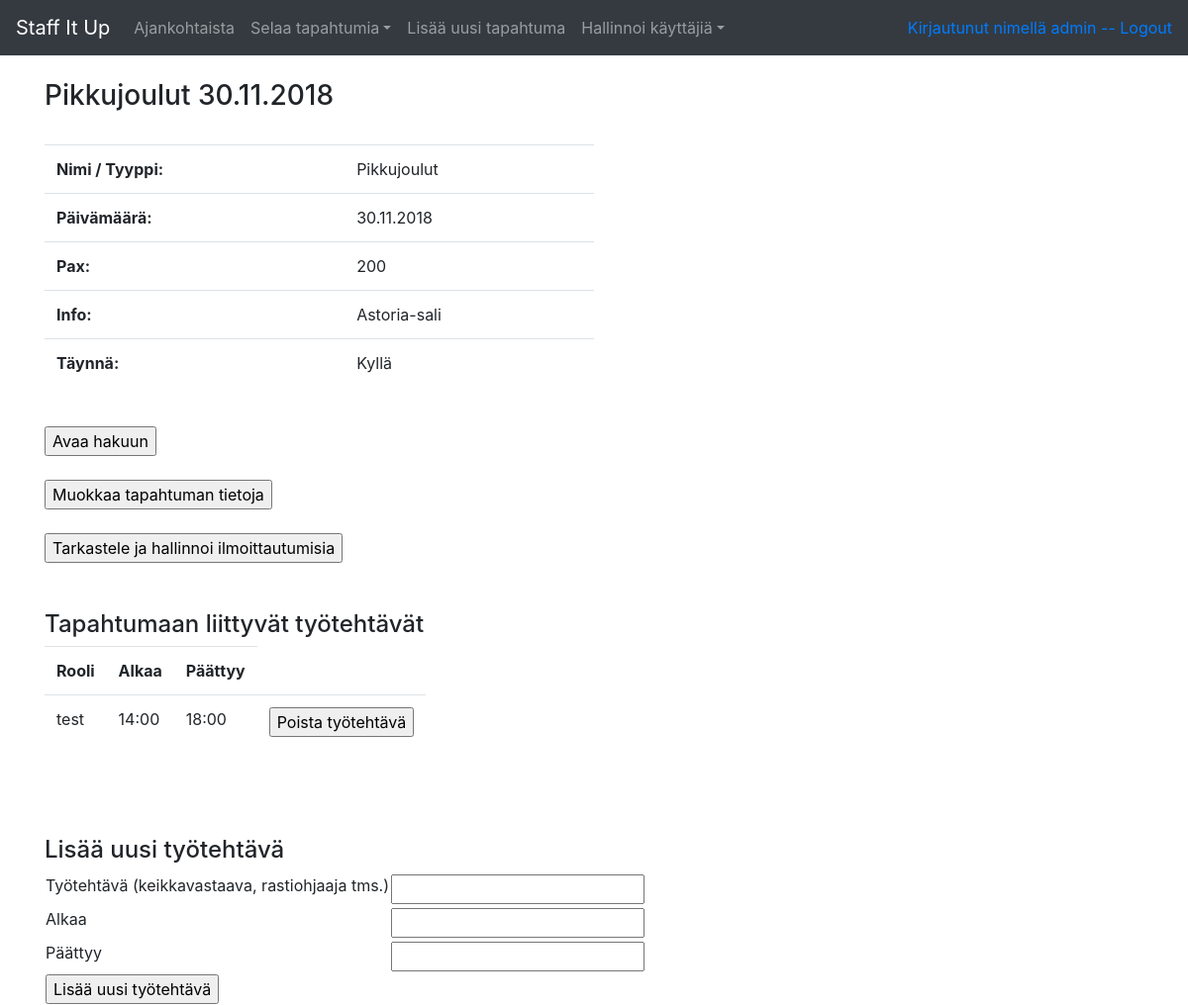
Page /admin/events/2/details (signed in) on the committed database.
### application/auth/models.py (models this page shows, shortened)
class User(db.Model):
    __tablename__ = "account"
    id = db.Column(db.Integer, primary_key=True)
    date_created = db.Column(db.DateTime, default=db.func.current_timestamp())
    date_modified = db.Column(db.DateTime, default=db.func.current_timestamp(),
                              onupdate=db.func.current_timestamp())
    name = db.Column(db.String(144), nullable=False)
    username = db.Column(db.String(20), nullable=False)
    password = db.Column(db.String(30), nullable=False)
    email = db.Column(db.String(144))
    phone = db.Column(db.String(20))
    roles = db.relationship("Role", secondary="account_role")
    registrations = db.relationship("AssignmentRegistration", backref='account', lazy=True)
    def role_ok(self, role):
        for user_role in self.roles:
                    if user_role.name == role:
                        return True

### application/events/models.py (models this page shows, shortened)
class Event(db.Model):
    id = db.Column(db.Integer, primary_key=True)
    type = db.Column(db.String(144), nullable=False)
    date = db.Column(db.Date, nullable=False)
    pax = db.Column(db.Integer)
    info = db.Column(db.String(500))
    staffed = db.Column(db.Boolean, nullable=False)
    assignments = db.relationship("Assignment", backref='event', lazy=True)

### application/assignments/models.py (models this page shows, shortened)
class Assignment(db.Model):
    id = db.Column(db.Integer, primary_key=True)
    starttime = db.Column(db.Time, nullable=False)
    endtime = db.Column(db.Time, nullable=False)
    role = db.Column(db.String(144), nullable=False)
    event_id = db.Column(db.Integer, db.ForeignKey('event.id'),
       nullable=False)
    users = db.relationship("User", secondary="account_assignment")
    registrations = db.relationship("AssignmentRegistration", backref='assignment', lazy=True)

### application/events/views.py (the view)
@app.route("/admin/events/<event_id>/details", methods=["GET"])
@login_required(role="admin")
def event_details(event_id):
    event = Event.query.get(event_id)
    return render_template("admin/events/event.html", event=event, form=AssignmentForm(), assignments=event.assignments)

### application/assignments/forms.py
class AssignmentForm(FlaskForm):
    role = StringField("Työtehtävä (keikkavastaava, rastiohjaaja tms.)", [validators.Length(min=2, message="Työtehtävän tulee olla vähintään 2 merkkiä pitkä"),
                                                        validators.Length(max=144, message="Työtehtävän pituus voi olla maksimissaan 144 merkkiä")])
    starttime = TimeField("Alkaa", [validators.Required(message="Syötä aika muodossa HH:MM")], format='%H:%M')
    endtime = TimeField("Päättyy", [validators.Required(message="Syötä aika muodossa HH:MM")], format='%H:%M')
    class Meta:
        csrf = False

### application/__init__.py (called while the page is built)
@login_manager.user_loader
def load_user(user_id):
    return User.query.get(user_id)

### application/templates/admin/events/event.html (shortened to what this page needs)
{% extends "layout.html" %}
{% block body %}
<h3>{{ event.type }} {{ event.date.strftime("%d.%m.%Y") }}</h3><br>
  <table class="table" style="width:50%;">
    <tr>
      <th>Nimi / Tyyppi: </th>
      <td>{{ event.type }}</td>
    </tr>
    <tr>
      <th>Päivämäärä: </th>
      <td>{{ event.date.strftime("%d.%m.%Y") }}</td>
    </tr>
    <tr>
      <th>Pax: </th>
      <td>{{ event.pax }}</td>
    </tr>
    <tr>
      <th>Info: </th>
      <td>{{ event.info }}</td>
    </tr>
    <tr>
      <th>Täynnä: </th>
      {% if event.staffed  %}
      <td>Kyllä</td>
      {% else %}
      <td>Ei</td>
      {% endif %}
    </tr>
  </table><br>
  <form method="POST" action="{{ url_for('events_set_staffed', event_id=event.id, view="event") }}">
    {% if event.staffed == False %}
    <input type="submit" value="Merkitse täydeksi"/>
    {% else %}
    <input type="submit" value="Avaa hakuun"/>
    {% endif %}
  </form><br>
  <form method="GET" action="{{ url_for('events_update', event_id=event.id) }}">
    <input type="submit" value="Muokkaa tapahtuman tietoja"/>
  </form><br>
  <form method="GET" action="{{ url_for('registrations_list', event_id=event.id) }}">
    <input type="submit" value="Tarkastele ja hallinnoi ilmoittautumisia"/>
  </form>
  <br><br>
  <h4>Tapahtumaan liittyvät työtehtävät</h4>
  {% if event.assignments %}
  <table class="table" style="width:auto;">
    <tr>
      <th>Rooli</th>
      <th>Alkaa</th>
      <th>Päättyy</th>
    </tr>
    {% for assignment in assignments %}
    <tr>
      <td> {{ assignment.role }} </a>
      </td>
      <td>{{ assignment.starttime.strftime("%H:%M") }}</td>
      <td>{{ assignment.endtime.strftime("%H:%M") }}</td>
      <td>
        <form method="POST" action="{{ url_for('assignment_delete', assignment_id=assignment.id, event_id=event.id) }}" onclick="return confirm('Haluatko varmasti poistaa työtehtävän?')">
        <input type="submit" value="Poista työtehtävä"/>
      </form>
    </td>
    </tr>
    {% endfor %}
  </table><br>
  {% else %}<br>
  <p>Tapahtumaan ei ole lisätty vielä yhtään työtehtävää.</p>
  {% endif %}
  <br>
  <br>
  <h4>Lisää uusi työtehtävä</h4>
  <form method="POST" action="{{ url_for('assignment_create', event_id=event.id) }}">
    <table>
      <tr>
        <td>
          {{ form.role.label }}
        </td>
        <td>
          {{ form.role }}
        </td>
        <td>
  	    </td>
      </tr>
      <tr>
        <td>
          {{ form.starttime.label }}
        </td>
        <td>
          {{ form.starttime }}
        </td>
        <td>
  	    </td>
      </tr>
      <tr>
        <td>
          {{ form.endtime.label }}
        </td>
        <td>
          {{ form.endtime }}
        </td>
        <td>
        </td>
      </tr>
      <tr>
        <td colspan="2">
         <input type="submit" value="Lisää uusi työtehtävä"/>
         </td>
       </tr>
    </table>
  </form>
{% endblock %}

### application/templates/layout.html (shortened to what this page needs)
<!DOCTYPE html>
  <html>
    <head>
      <link rel="stylesheet" href="https://maxcdn.bootstrapcdn.com/bootstrap/4.0.0/css/bootstrap.min.css">
    </head>
    <body>
      <nav class="navbar navbar-expand-md navbar-dark bg-dark mb-4">
        <a class="navbar-brand" href="{{ url_for('index') }} ">Staff It Up</a>
	        <div class="collapse navbar-collapse" id="navbarCollapse">
            <ul class="navbar-nav mr-auto">
              {% if current_user.is_authenticated and current_user.role_ok("admin")  %}
              <li class="nav-item">
                <a class="nav-link" href="{{ url_for('index') }} ">Ajankohtaista</a>
              </li>
              <li class="nav-item dropdown">
                <a class="nav-link dropdown-toggle" href="#" id="navbarDropdown" role="button" data-toggle="dropdown" aria-haspopup="true" aria-expanded="false">
                  Selaa tapahtumia</a>
              </li
              <li class="nav-item">
                <a class="nav-link" href="{{ url_for('events_form') }} ">Lisää uusi tapahtuma</a>
              <li class="nav-item dropdown">
                <a class="nav-link dropdown-toggle" href="#" id="navbarDropdown" role="button" data-toggle="dropdown" aria-haspopup="true" aria-expanded="false">
                  Hallinnoi käyttäjiä</a>
              </li
              {% endif %}
            </ul>
          </div>
          <div class="form-inline mt-2 mt-md-0">
            {% if current_user.is_authenticated %}
            <a href="{{ url_for('auth_logout') }}">Kirjautunut nimellä {{ current_user.name }} -- Logout</a>
            {% endif %}
          </div>
        </nav>
        <main role="main" class="container">
	      {% block body %}{% endblock %}
      </main>
    </body>
  </html>

### rows in the picture
User: name "admin"
Event: type "Pikkujoulut", date "30.11.2018", pax "200", info "Astoria-sali"
Assignment: role "test", starttime "14:00", endtime "18:00"
